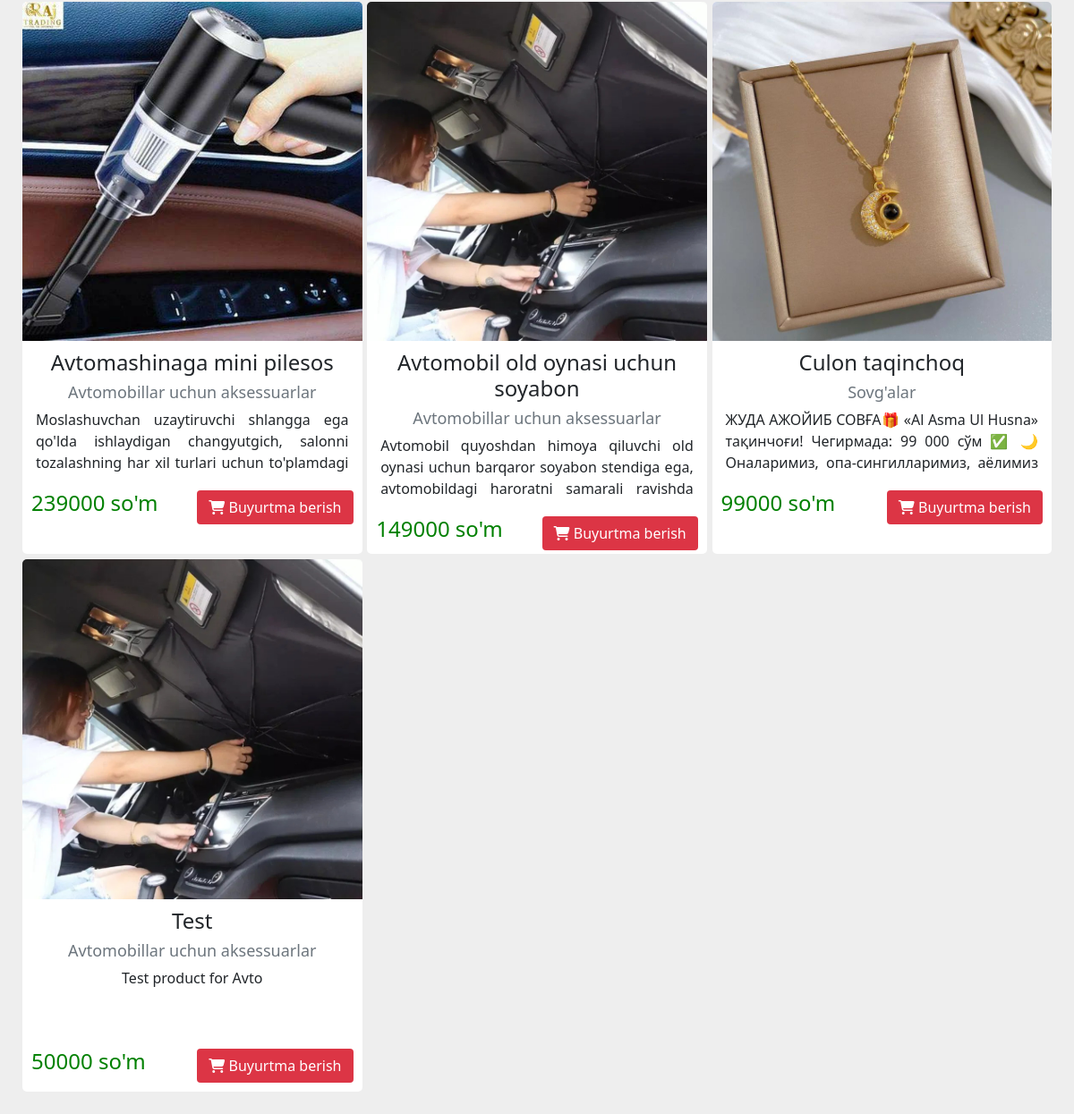
The page /shop (lower part) on the database as committed earlier.
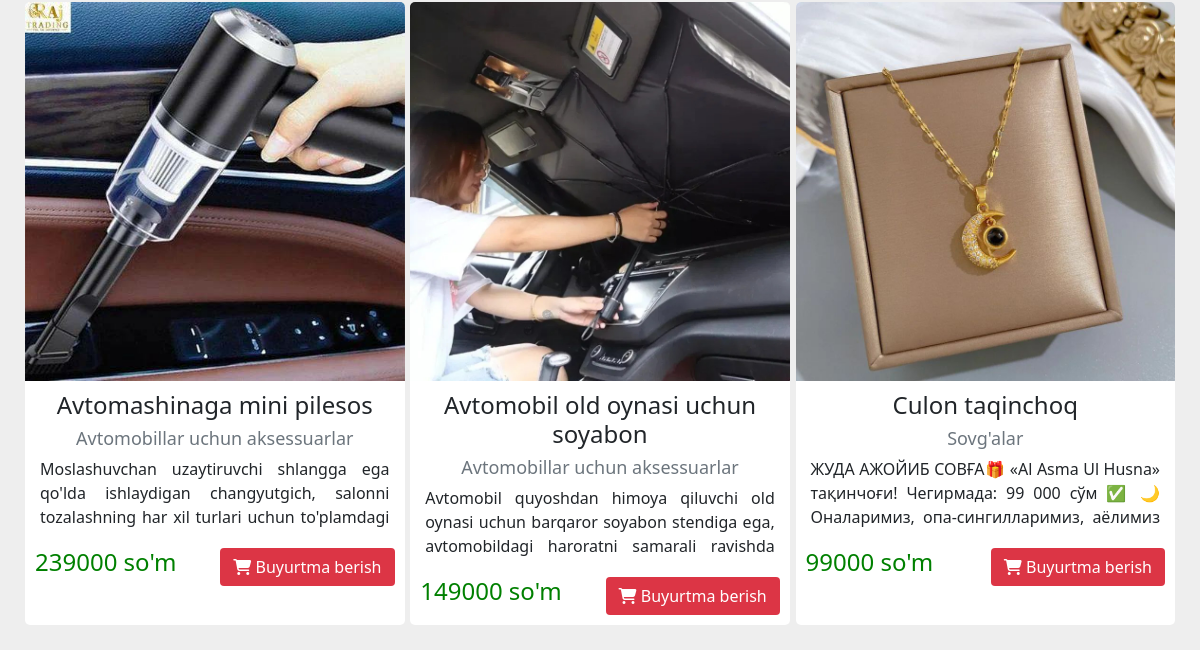
The same page on the database as committed later.
### goods/models.py (models this page shows, shortened)
class Goods(models.Model):
    id = models.AutoField(primary_key=True)
    title = models.CharField(max_length=128)
    category = models.ForeignKey(GoodsCategory, on_delete=models.DO_NOTHING)
    description = models.TextField()
    amount = models.IntegerField(default=0)
    price_for_admin = models.IntegerField(default=0)
    currency = models.CharField(max_length=12, default='UZS')
    photo = models.ImageField(upload_to='goods', null=True, blank=True)
    cr_by = models.ForeignKey(User, on_delete=models.DO_NOTHING, null=True, blank=True, related_name='product_cr_by')
    up_by = models.ForeignKey(User, on_delete=models.DO_NOTHING, null=True, blank=True, related_name='product_up_by')
    cr_on = models.DateTimeField(auto_now_add=True)
    up_on = models.DateTimeField(null=True, blank=True, auto_now=True)
    class Meta:
        verbose_name_plural = 'Goods'
        verbose_name = 'Good'

class GoodsCategory(models.Model):
    id = models.AutoField(primary_key=True)
    title = models.CharField(max_length=128)
    cr_by = models.ForeignKey(User, on_delete=models.DO_NOTHING, null=True, blank=True, related_name='category_cr_by')
    up_by = models.ForeignKey(User, on_delete=models.DO_NOTHING, null=True, blank=True, related_name='category_up_by')
    cr_on = models.DateTimeField(auto_now_add=True)
    up_on = models.DateTimeField(null=True, blank=True, auto_now=True)
    class Meta:
        verbose_name_plural = 'Category'
        verbose_name = 'Category'
    def __str__(self):
        return self.title

### goods/views.py (the view)
# urls.py: path('', main_shop_page),
@csrf_exempt
def main_shop_page(request):
    response = {}
    try:
        if request.method == 'GET':
            categories = []
            goods = []
            category = request.GET.get('category', '')
            search = request.GET.get('search', '')
            response['order'] = request.GET.get('order', '')
            if category != '':
                selected_categories = []
                for el in category.split('^'):
                    selected_category = GoodsCategory.objects.get(title=el)
                    selected_categories.append(el)
                    for obj in Goods.objects.filter(category=selected_category.id, title__contains=search):
                        goods.append(obj)
                response['goods'] = goods
                response['selected_categories'] = selected_categories
            elif category == '' and search != '':
                for obj in Goods.objects.filter(title__contains=search):
                    goods.append(obj)
                response['goods'] = goods
            else:
                response['goods'] = Goods.objects.all().reverse()
            for category in GoodsCategory.objects.all():
                categories.append(category.title)
                response['categories'] = categories
        if request.user.is_authenticated:
            response['authenticated'] = True
        else:
            response['authenticated'] = False
    except Exception as e:
        response['success'] = True
        response['error_message'] = ['Error', str(e)]
    return render(request, 'shop/main_shop.html', response)

### templates/shop/main_shop.html (shortened to what this page needs)
{% extends 'shop/header.html' %} {% load static %} {% block title %}O'zbekiston bo'ylab bepul yetqazib berish{% endblock %} {% block page_styles %}
<link rel="stylesheet" href="{% static 'styles/main_shop_page/main_content_style.css' %}"> {% endblock %} {% block page_content %}
<section id="shop_section">
    <div class="product_list">
        {% for el in goods %}
        <div class="product">
            <img src="media/{{el.photo}}" alt="" srcset="" class="product_img">
            <div class="product_info">
                <h1 class="product_title">{{el.title}}</h1>
                <h3 class="product_category">{{el.category}}</h3>
                <p class="product_desc">{{el.description}}</p>
                <div class="product_bottom_block">
                    <h2>{{el.amount}}</h2>
                    <button type="button" class="buy_product" data-product-id="{{el.id}}"><i class="fas fa-shopping-cart"></i> Buyurtma berish</button>
                </div>
            </div>
        </div>
        {% endfor %}
    </div>
</section>
{% endblock %}

Rows that differ between the two databases and show on the page:
removed Goods: photo (picture), title "Test", category "Аvtomobillar uchun aksessuarlar", description "Test product for Avto", amount "50000"
